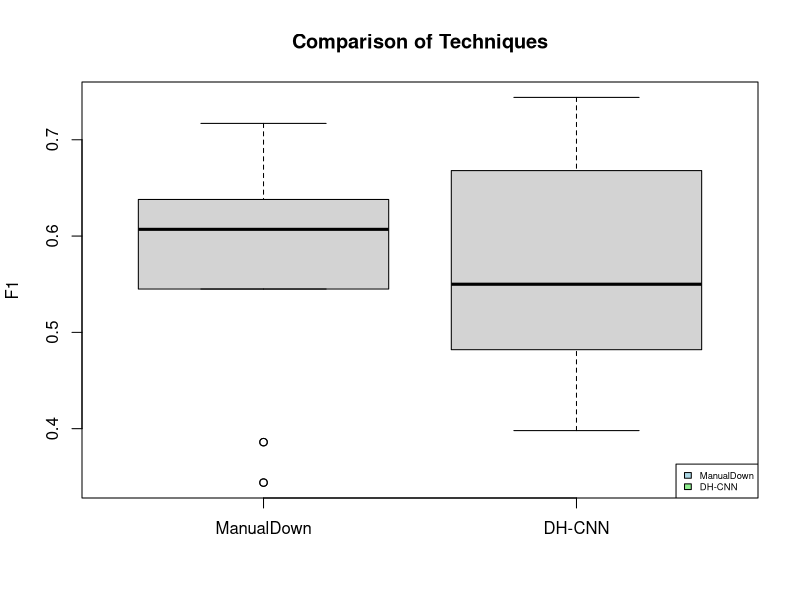

Recreate this plot in R.
# 读取CSV文件
data <- read.csv("4-(TR24Abdu)AUCandF1.csv", header = TRUE)

# 检查数据框的前几行，确保数据正确导入
head(data)

# 替换列名中的点为下划线
colnames(data) <- gsub("\\.", "_", colnames(data))

# 使用原始数据绘制箱型图
boxplot(data$manualDown_F1,data$DH_CNN_F1,
        names=c("ManualDown", "DH-CNN"),
        main="Comparison of Techniques" , ylab="F1")

# 添加图例说明，并调整位置以避免遮挡图像
legend( legend=c("ManualDown", "DH-CNN"), 
        fill=c("lightblue", "lightgreen", "pink"),
        "bottomright",cex=0.565) # cex调整图例大小